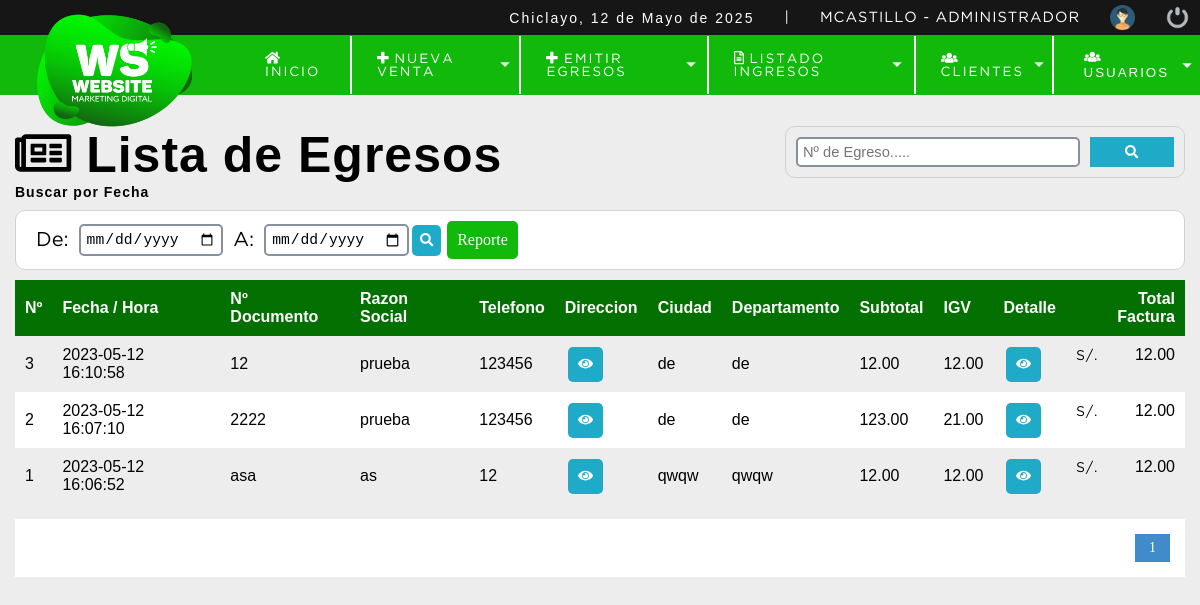
The app's page /sistema/egresos.php (signed in) with its own data.
### tables this page shows
CREATE TABLE `ext` (
  `id_externo` int NOT NULL,
  `id_tipod` int DEFAULT NULL,
  `n_documento` varchar(12) NOT NULL,
  `razon_social` varchar(100) NOT NULL,
  `telefono` varchar(9) NOT NULL,
  `ciudad` varchar(50) NOT NULL,
  `departamento` varchar(50) NOT NULL,
  `direccion` varchar(100) NOT NULL,
  `subtotal` decimal(10,2) NOT NULL,
  `igv` decimal(10,2) NOT NULL,
  `total` decimal(10,2) NOT NULL,
  `detalle` text NOT NULL,
  `fechaemi` datetime NOT NULL DEFAULT CURRENT_TIMESTAMP,
  `estado` int NOT NULL DEFAULT '1'
);

### sistema/egresos.php (the view, shortened to what this page needs)
<?php
include "../conexion.php";
?>
<!DOCTYPE html>
<html lang="es">
<head>
    <?php include "includes/scripts.php"; ?>
</head>
<body>
    <?php include "includes/header.php"; ?>
    <br>
    <section id="container">
        <br>
        <h1><i class="far fa-newspaper"></i> Lista de Egresos</h1>
        <form action="buscar_egreso.php" method="get" class="form_search">
            <input type="text" name="busqueda" id="busqueda" placeholder="Nº de Egreso.....">
            <button type="submit" class="btn_search"><i class="fas fa-search"></i></button>
        </form>
        <div>
            <h5>Buscar por Fecha</h5>
            <form action="buscar_egreso.php" method="get" class="form_search_date">
                <label>De: </label>
                <input type="date" name="fecha_de" id="fecha_de" required></input>
                <label>A: </label>
                <input type="date" name="fecha_a" id="fecha_a" required></input>
                <button type="submit" class="btn_view"><i class="fas fa-search"></i></button>
                <div class="btn_reporte" onclick="reporteEgresosPDF();">Reporte</div>
            </form>
        </div>
        <table class="table table-light">
            <tbody>
                <tr>
                    <th>Nº</th>
                    <th>Fecha / Hora</th>
                    <th>Nº Documento</th>
                    <th>Razon Social</th>
                    <th>Telefono</th>
                    <th>Direccion</th>
                    <th>Ciudad</th>
                    <th>Departamento</th>
                    <th>Subtotal</th>
                    <th>IGV</th>
                    <th>Detalle</th>
                    <th class="textright">Total Factura</th>
                </tr>
                <?php
                $sql_registro = mysqli_query($conexion, "SELECT COUNT(*) AS total_registro FROM ext WHERE estado != 10");
                $result_registro = mysqli_fetch_array($sql_registro);
                $total_registro = $result_registro['total_registro'];
                $por_pagina  = 5;
                if (empty($_GET['pagina'])) {
                    $pagina = 1;
                } else {
                    $pagina = $_GET['pagina'];
                }
                $desde = ($pagina - 1) * $por_pagina;
                $total_paginas = ceil($total_registro / $por_pagina);
                $query = mysqli_query($conexion, "SELECT e.id_externo, e.n_documento, e.razon_social, e.telefono, e.ciudad, e.departamento,
                                                    e.direccion, e.subtotal, e.igv, e.total, e.detalle, e.fechaemi FROM ext e
                                                    WHERE e.estado != 10 ORDER BY e.fechaemi DESC LIMIT $desde,$por_pagina");
                $result = mysqli_num_rows($query);
                if ($result > 0) {
                    while ($data = mysqli_fetch_array($query)) {
                ?>
                        <tr id="row_<?php echo $data["id_externo"]; ?>">
                            <td><?php echo $data["id_externo"]; ?></td>
                            <td><?php echo $data["fechaemi"]; ?></td>
                            <td><?php echo $data["n_documento"]; ?></td>
                            <td><?php echo $data["razon_social"]; ?></td>
                            <td><?php echo $data["telefono"]; ?></td>
                            <td>
                                <div class="div_factura">
                                    <button class="btn_view mostrar_direccion" fa="<?php echo $data["id_externo"]; ?>"><i class="fas fa-eye"></i></button>
                                </div>
                            </td>
                            <td><?php echo $data["ciudad"]; ?></td>
                            <td><?php echo $data["departamento"]; ?></td>
                            <td><?php echo $data["subtotal"]; ?></td>
                            <td><?php echo $data["igv"]; ?></td>
                            <td>
                                <div class="div_factura">
                                    <button class="btn_view mostrar_detalle" fa="<?php echo $data["id_externo"]; ?>"><i class="fas fa-eye"></i></button>
                                </div>
                            </td>
                            <td class="textright totalfactura"><span>S/.</span><?php echo $data["total"]; ?></td>
                        </tr>
                <?php
                    }
                }
                ?>
            </tbody>
        </table>
        <div class="paginador">
            <ul>
                <?php
                for ($i = 1; $i <= $total_paginas; $i++) {
                    if ($i == $pagina) {
                        echo '<li class="pageselect">' . $i . '</li>';
                    } else {
                        echo '<li><a href="?pagina=' . $i . '">' . $i . '</a></li>';
                    }
                }
                ?>
            </ul>
        </div><br>
    </section>
</body>
</html>

### sistema/css/style.css (style rules this page uses)
* { margin: 0; padding: 0; box-sizing: border-box; }
body { background: #ededed; }
h1, h2, h3, h4, h5, h6 { font-family: 'arial'; font-weight: bold; letter-spacing: 1px; }
h1 { font-size: 26px; }
h5 { font-size: 14px; }
span { font-family: 'GothamBook'; letter-spacing: 1px; font-size: 14px; line-height: 20px; }
#container { padding: 90px 15px 15px; }
form { background: #fff; margin: auto; padding: 20px 50px; border: 1px solid #d1d1d1; }
label { display: block; font-size: 20px; font-family: 'GothamBook'; margin: 15px auto 5px auto; }
input,select { display: block; width: 100%; font-size: 11pt; padding: 5px; border: 2px solid #85929e; border-radius: 5px; -webkit-border-radius: 5px; -moz-border-radius: 5px; -ms-border-radius: 5px; -o-border-radius: 5px; }
#container h1 { font-size: 50px; display: inline-block; }
table { border-collapse: collapse; font-family: 'arial'; font-size: 12pt; width: 100%; }
table th { text-align: left; padding: 10px; background: #047001; color: #fff; }
table tr:nth-child(odd) { background: #fff; }
table td { padding: 10px; }
.paginador ul { padding: 15px; list-style: none; background: #fff; margin-top: 15px; display: -webkit-flex; display: -moz-flex; display: -ms-flex; display: -o-flex; display: flex; justify-content: flex-end; }
.paginador a, .pageselect { color: #428bca; border: 1px solid #ddd; padding: 5px; display: inline-block; font-size: 14px; text-align: center; width: 35px; }
.pageselect { color: #fff; background: #428bca; border: 1px solid #428bca; }
.form_search { display: flex; float: right; background: initial; padding: 10px; border-radius: 10px; -webkit-border-radius: 10px; -moz-border-radius: 10px; -ms-border-radius: 10px; -o-border-radius: 10px; width: 400px; }
.form_search .btn_search { background: #1faac8; color: #fff; padding: 0 20px; border: 5px; cursor: pointer; margin-left: 10px; width: 100px; }
.form_search input { width: 100%; }
.textright { text-align: right; }
.form_search_date { padding: 10px; display: flex; justify-content: flex-start; align-items: center; border-radius: 10px; -webkit-border-radius: 10px; -moz-border-radius: 10px; -ms-border-radius: 10px; -o-border-radius: 10px; margin: 10px auto; }
.form_search_date label { margin: 0 10px; }
.form_search_date input { width: auto; }
.form_search_date .btn_view { padding: 8px; }
.btn_view { background-color: #1faac8; border: 0; border-radius: 5px; -webkit-border-radius: 5px; -moz-border-radius: 5px; -ms-border-radius: 5px; -o-border-radius: 5px; cursor: pointer; padding: 10px; margin: 0 3px; color: #fff; }
.btn_reporte { background-color: #11B90A; border: 0; border-radius: 5px; -webkit-border-radius: 5px; -moz-border-radius: 5px; -ms-border-radius: 5px; -o-border-radius: 5px; cursor: pointer; padding: 10px; margin: 0 3px; color: #fff; }
.totalfactura { display: flex; justify-content: space-between; }

### records on screen
ext: id_externo "3", fechaemi "2023-05-12 16:10:58", n_documento "12", razon_social "prueba", telefono "123456", ciudad "de", departamento "de", subtotal "12.00", igv "12.00", total "12.00"
ext: id_externo "2", fechaemi "2023-05-12 16:07:10", n_documento "2222", razon_social "prueba", telefono "123456", ciudad "de", departamento "de", subtotal "123.00", igv "21.00", total "12.00"
ext: id_externo "1", fechaemi "2023-05-12 16:06:52", n_documento "asa", razon_social "as", telefono "12", ciudad "qwqw", departamento "qwqw", subtotal "12.00", igv "12.00", total "12.00"

### other values on screen
fechaC() "12 de Mayo de 2025"
$_SESSION['user'] "MCASTILLO"
$_SESSION['nomrol'] "ADMINISTRADOR"
